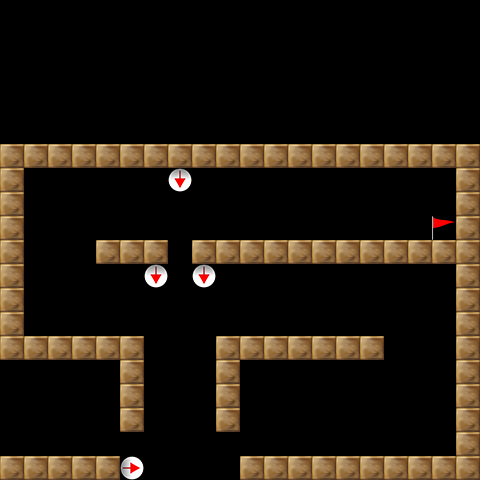

Tiled map render using the project's own tile images. Description and the map definition, with tile-layer contents summarised, below:
An orthogonal 20x20 tile map with 24x24 px tiles, 2 tile layers (Terrain, CollisionObj), 2 tilesets.

<map version="1.0" orientation="orthogonal" renderorder="right-down" width="20" height="20" tilewidth="24" tileheight="24" nextobjectid="12">
 <tileset firstgid="1" source="terrain.tsx" />
 <tileset firstgid="17" name="objects" tilewidth="24" tileheight="24" tilecount="10" columns="10">
  <image source="object.png" width="240" height="24" />
  <tile id="0">
   <properties>
    <property name="animation" value="hazard.png" />
    <property name="animationCount" value="2" />
    <property name="category" value="2" />
   </properties>
  </tile>
  <tile id="1">
   <properties>
    <property name="category" value="4" />
   </properties>
  </tile>
  <tile id="2">
   <properties>
    <property name="category" value="8" />
   </properties>
  </tile>
  <tile id="3">
   <properties>
    <property name="category" value="16" />
   </properties>
  </tile>
  <tile id="4">
   <properties>
    <property name="category" value="32" />
   </properties>
  </tile>
  <tile id="5">
   <properties>
    <property name="category" type="int" value="44" />
   </properties>
  </tile>
  <tile id="6">
   <properties>
    <property name="category" type="int" value="64" />
   </properties>
  </tile>
 </tileset>
 <layer name="Terrain" width="20" height="20">
  <data>[400 cells, 87 non-empty, 1 distinct tile ids]</data>
 </layer>
 <layer name="CollisionObj" width="20" height="20">
  <data>[400 cells, 5 non-empty, 3 distinct tile ids]</data>
 </layer>
</map>
